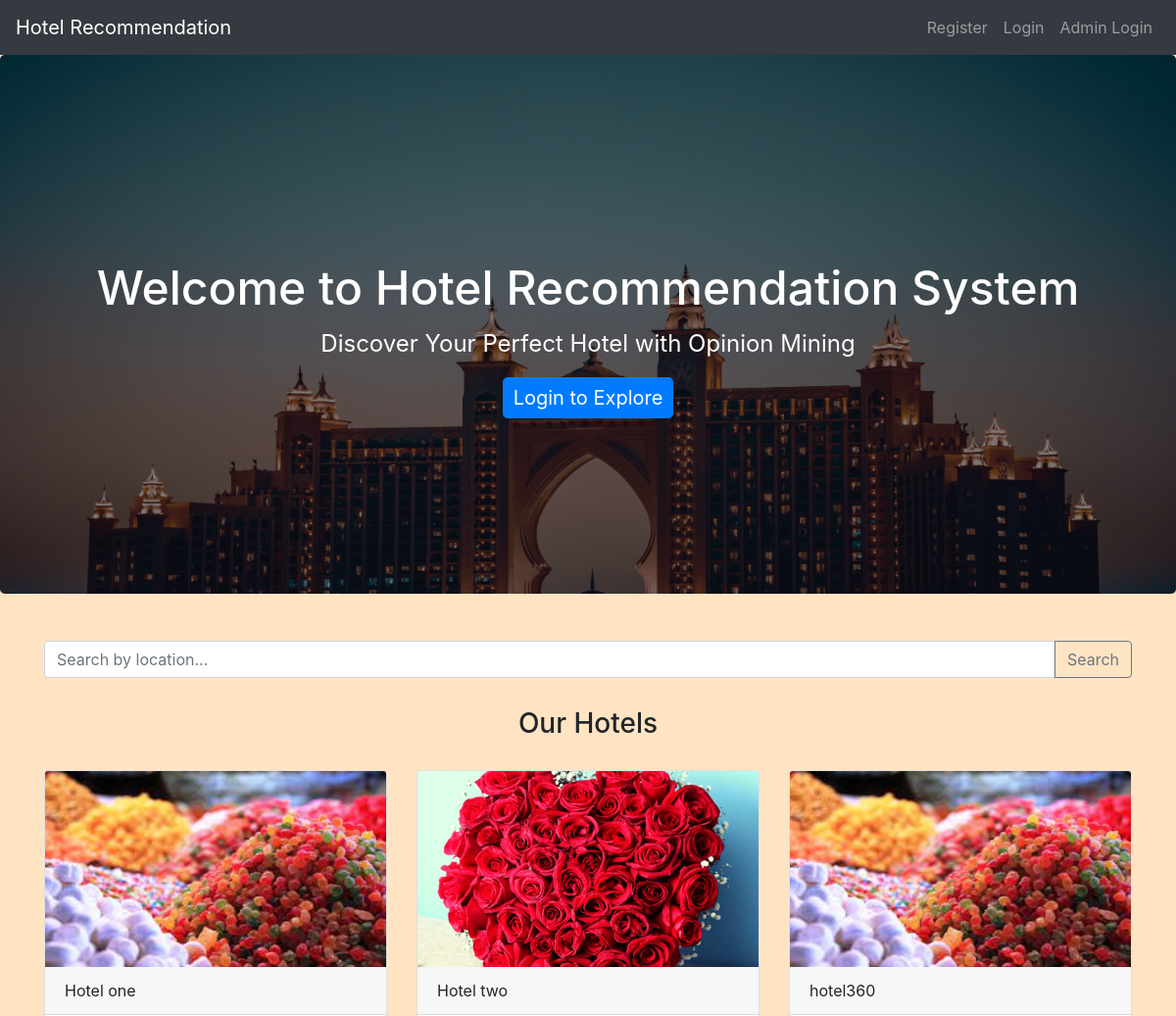
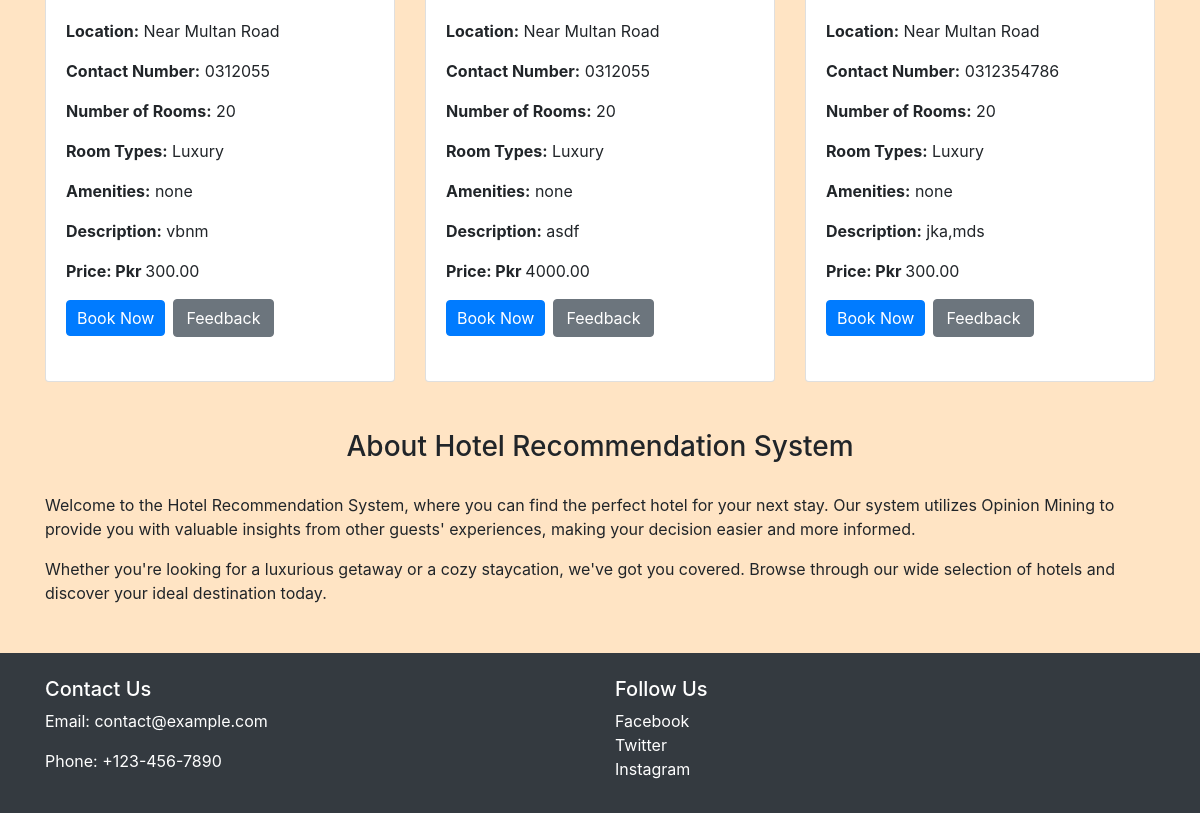
The page / on the database its author committed (2 pictures, top to bottom).
### tables this page shows
CREATE TABLE `hotel` (
  `hotel_id` int(11) NOT NULL,
  `hotel_name` varchar(255) NOT NULL,
  `location` varchar(255) NOT NULL,
  `contact_number` varchar(20) NOT NULL,
  `number_of_rooms` int(11) DEFAULT NULL,
  `room_types` varchar(255) DEFAULT NULL,
  `amenities` varchar(255) DEFAULT NULL,
  `description` text DEFAULT NULL,
  `hotel_picture` varchar(255) NOT NULL,
  `price` decimal(10,2) DEFAULT NULL
);

### index.php (the view, shortened to what this page needs)
<!DOCTYPE html>
<html>
<head>
    <link rel="stylesheet" href="https://maxcdn.bootstrapcdn.com/bootstrap/4.5.2/css/bootstrap.min.css">
    <link rel="stylesheet" href="./css/style.css">
</head>
<body>
<?php
include('navbar.php');
?>
<div class="jumbotron text-center">
    <h1>Welcome to Hotel Recommendation System</h1>
    <p>Discover Your Perfect Hotel with Opinion Mining</p>
    <a href="login.php" class="btn btn-primary btn-lg">Login to Explore</a>
</div>
<div class="container mt-5">
        <form action="search.php" method="get">
            <div class="input-group mb-3">
                <input type="text" class="form-control" placeholder="Search by location..." name="location">
                <div class="input-group-append">
                    <button class="btn btn-outline-secondary" type="submit">Search</button>
                </div>
            </div>
        </form>
    <h3>Our Hotels</h3>
    <div class="row">
    <?php
   include('config.php');
   $hotelSql = "SELECT * FROM hotel";
   $hotelResult = mysqli_query($conn, $hotelSql);
    $displayResult = isset($searchResult) ? $searchResult : $hotelResult;
    if (mysqli_num_rows($displayResult) > 0) {
        while ($hotelRow = mysqli_fetch_assoc($displayResult)) {
            echo '<div class="col-md-4">';
            echo '<div class="card mb-4" style="height: 100%;">';
            echo '<img src="./admin/' . $hotelRow['hotel_picture'] . '" class="card-img-top" alt="' . $hotelRow['hotel_name'] . '" style="height: 200px; width: 100%; object-fit: cover;">';
            echo '<div class="card-header">' . $hotelRow['hotel_name'] . '</div>';
            echo '<div class="card-body">';
            echo '<p><strong>Location:</strong> ' . $hotelRow['location'] . '</p>';
            echo '<p><strong>Contact Number:</strong> ' . $hotelRow['contact_number'] . '</p>';
            echo '<p><strong>Number of Rooms:</strong> ' . $hotelRow['number_of_rooms'] . '</p>';
            echo '<p><strong>Room Types:</strong> ' . $hotelRow['room_types'] . '</p>';
            echo '<p><strong>Amenities:</strong> ' . $hotelRow['amenities'] . '</p>';
            echo '<p><strong>Description:</strong> ' . $hotelRow['description'] . '</p>';
            echo '<p><strong>Price: Pkr </strong> ' . $hotelRow['price'] . '</p>';
            echo '<a href="login.php" class="btn btn-primary">Book Now</a>';
            echo '<a href="login.php" class="ml-2 btn btn-secondary">Feedback</a>';
            echo '</div>';
            echo '</div>';
            echo '</div>';
        }
    } else {
        echo '<p>No hotels found.</p>';
    }
    ?>
</div>
</div>
<div class="container my-5">
    <h3>About Hotel Recommendation System</h3>
    <p>
        Welcome to the Hotel Recommendation System, where you can find the perfect hotel for your next stay. Our system utilizes Opinion Mining to provide you with valuable insights from other guests' experiences, making your decision easier and more informed.
    </p>
    <p>
        Whether you're looking for a luxurious getaway or a cozy staycation, we've got you covered. Browse through our wide selection of hotels and discover your ideal destination today.
    </p>
</div>
<footer class="bg-dark text-white py-4">
    <div class="container">
        <div class="row">
            <div class="col-md-6">
                <h5>Contact Us</h5>
                <p>Email: contact@example.com</p>
                <p>Phone: +123-456-7890</p>
            </div>
            <div class="col-md-6">
                <h5>Follow Us</h5>
                <a href="#" class="text-white">Facebook</a><br>
                <a href="#" class="text-white">Twitter</a><br>
                <a href="#" class="text-white">Instagram</a>
            </div>
        </div>
    </div>
</footer>
</body>
</html>

### navbar.php (shortened to what this page needs)
<nav class="navbar navbar-expand-lg navbar-dark bg-dark">
    <a class="navbar-brand" href="dashboard.php">Hotel Recommendation</a>
    <div class="collapse navbar-collapse" id="navbarNav">
        <ul class="navbar-nav ml-auto">
            <?php
            if (isset($_SESSION["id"]) && !empty($_SESSION["id"])) {
                echo '<li class="nav-item"><a class="nav-link" href="dashboard.php">Home</a></li>';
                echo '<li class="nav-item"><a class="nav-link" href="view_booking.php">My Bookings</a></li>';
                echo '<li class="nav-item"><a class="nav-link" href="recommendation.php">My recommendation</a></li>';
                echo '<li class="nav-item"><a class="nav-link" href="logout.php">Logout</a></li>';
            } else {
                echo '<li class="nav-item"><a class="nav-link" href="register.php">Register</a></li>';
                echo '<li class="nav-item"><a class="nav-link" href="login.php">Login</a></li>';
                echo '<li class="nav-item"><a class="nav-link" href="admin_login.php">Admin Login</a></li>';
            }
            ?>
        </ul>
    </div>
</nav>

### css/style.css (style rules this page uses)
body { background-color: bisque; }
h1, h2, h3, h4 { text-align: center; margin-top: 30px; margin-bottom: 30px; }
.btn-primary { padding: 5px 10px; }

### index.php (style rules this page uses)
.jumbotron { height: 550px; background-image: linear-gradient(rgba(0, 0, 0, 0.5), rgba(0, 0, 0, 0.5)), url('./images/hotel.jpg'); background-size: cover; color: white; display: flex; flex-direction: column; justify-content: center; align-items: center; }
.jumbotron h1 { font-size: 3rem; margin-bottom: 10px; }
.jumbotron p { font-size: 1.5rem; }

### rows shown on the page
hotel: hotel_picture (picture), hotel_name "Hotel one", location "Near Multan Road", contact_number "0312055", number_of_rooms "20", room_types "Luxury", amenities "none", description "vbnm", price "300.00"
hotel: hotel_picture (picture), hotel_name "Hotel two", location "Near Multan Road", contact_number "0312055", number_of_rooms "20", room_types "Luxury", amenities "none", description "asdf", price "4000.00"
hotel: hotel_picture (picture), hotel_name "hotel360", location "Near Multan Road", contact_number "0312354786", number_of_rooms "20", room_types "Luxury", amenities "none", description "jka,mds", price "300.00"
